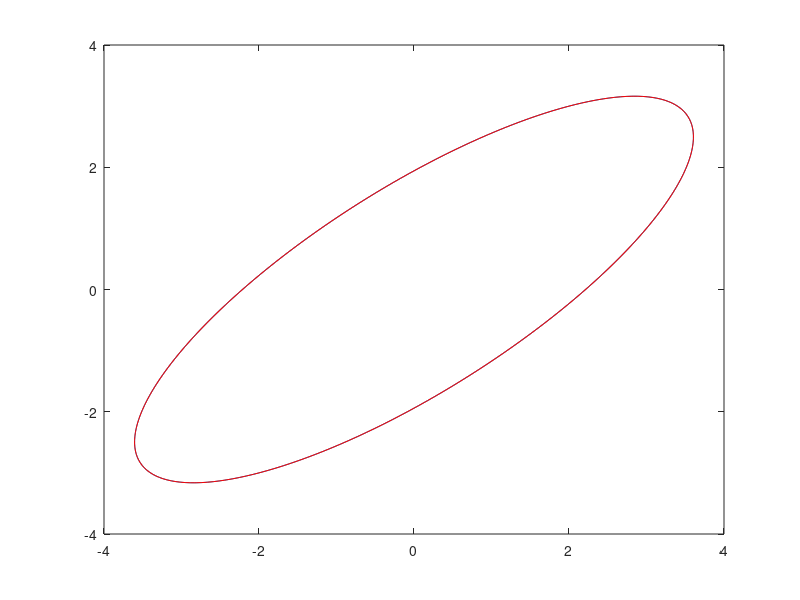

This chart was generated by the following MATLAB code:
% EE 263 Homework 7 Problem 15.23
close all; clear all;
% part (b) %
A = [2 3; 3 1];
S = inv(A)^2;

eq = [];
for theta = 0:pi/100:2*pi,
    x = [cos(theta); sin(theta)];
    y = A*x;
    z = y'*S*y;
    eq = [eq abs(z-1) < .001];
end

equality = mean(eq)

% part (a) / (c) %
%A1 = inv(S)^.5; % inv(S)^.5 gives [2 1; 1 2], not [1 2; 2 1].
A1 = [3.288 1.4796; 1.4796 2.7948];

eq1 = [];
for theta = 0:pi/100:2*pi,
    x = [cos(theta); sin(theta)];
    y = A1*x;
    z = y'*S*y;
    eq1 = [eq1 abs(z-1) < .001];
end
equality1 = mean(eq1)

% Sanity check for part c %
x = [cos(0:pi/100:2*pi); sin(0:pi/100:2*pi)];
y = A*x; z = A1*x;
plot(y(1,:),y(2,:)); hold on; plot(z(1,:), z(2,:), 'r');